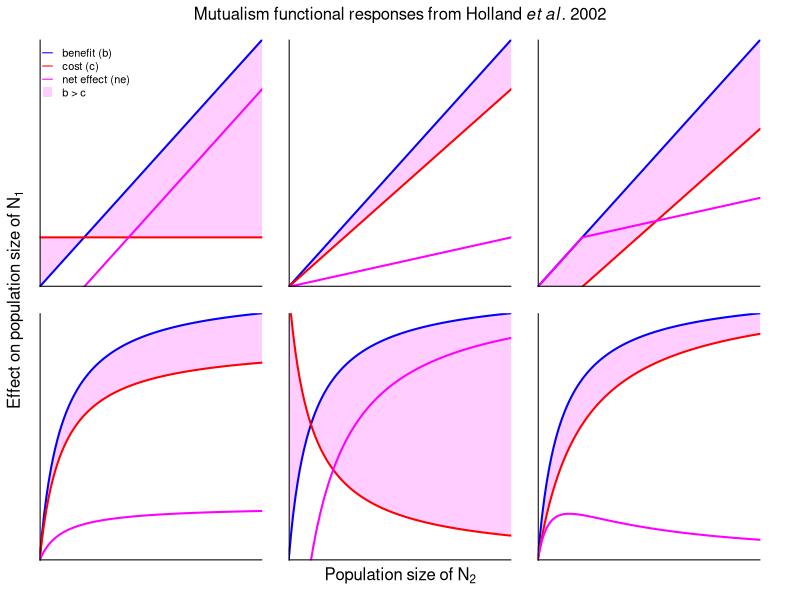

This chart was generated by the following R code:
#paramters
	alpha <- 1
	delta <-  -2
	beta <- -0.8
	epsilon <- 1 #slope of saturating functions
	zeta <- 2 #difference in slopes for the saturating curves

	min <- 0
	max <- 10
	n <- 101

# functions
	linear <- function(N2 , alpha = 0 , beta = 0  , delta = 0){
		N1 <- alpha*N2 - (beta*N2 + delta)
	}

	saturate <- function(N2 , asymptote , slope){
		N1 <- (asymptote*N2)/(slope + N2)
	}

	hyperbolic <- function(N2 , asymptote , slope){
		N1 <- (asymptote)/(slope + N2)
	}


# figure
	setwd("/Users/christophermoore/Desktop/")
	pdf("MutFuncResp.pdf" , width = 6 , height = 4)
	par(mfrow = c(2,3) , mar = rep(1 , 4) , oma = rep(2 , 4)) # to mimic holland et al. 2002
	# A. NE lineraly increase with constant cost
	curve(linear(N2 = x , alpha = alpha) , type = "n" , from = min , to = max , xaxt = "n" , yaxt = "n" , xlab = "" , ylab = "" , lwd = 2 , col = "#0000FF" , yaxs = "i" , xaxs = "i" , frame = F)
	polygon(c(seq(min,max,length.out = n),seq(max,min,length.out = n)) , c(linear(N2 = seq(min,max,length.out = n) , alpha = alpha) , linear(N2 = seq(min,max,length.out = n) , delta = delta)) , col = rgb(255,0,255,50,,255) , lty = 0)
	curve(linear(N2 = x , alpha = alpha) , from = min , to = max , add = T ,  lwd = 2 , col = "#0000FF")
	curve(linear(N2 = x , delta = delta) , from = min , to = max , add = T ,  lwd = 2 , col = "#FF0000")
	curve(linear(N2 = x , alpha = alpha)-linear(N2 = x , delta = delta) , from = min , to = max , xaxt = "n" , yaxt = "n" , xlab = "" , ylab = "" , lwd = 2 , col = "#FF00FF" , add = T)
	abline(v = 0 , h = 0 , col = "#000000" , lwd = 2)
	legend("topleft" , lwd = c(rep(1,3),NA) , pch = c(rep(NA,3),15) , pt.cex = c(1,1,1,2) , col = c("#0000FF" , "#FF0000" , "#FF00FF" , rgb(255,0,255,50,,255)) , legend = c("benefit (b)" , "cost (c)" , "net effect (ne)" , "b > c") , bty = "n" , seg.len = 1)

	# B. NE lineraly increase
	curve(linear(N2 = x , alpha = alpha) , type = "n" , from = min , to = max , xaxt = "n" , yaxt = "n" , xlab = "" , ylab = "" , lwd = 2 , col = "#0000FF" , yaxs = "i" , xaxs = "i" , frame = F)
	polygon(c(seq(min,max,length.out = n),seq(max,min,length.out = n)) , c(linear(N2 = seq(min,max,length.out = n) , alpha = alpha) , linear(N2 = seq(max,min,length.out = n) , beta = beta)) , col = rgb(255,0,255,50,,255) , lty = 0)
	curve(linear(N2 = x , alpha = alpha) , from = min , to = max , add = T ,  lwd = 2 , col = "#0000FF")
	curve(linear(N2 = x , beta = beta) , from = min , to = max , add = T ,  lwd = 2 , col = "#FF0000")
	curve((linear(N2 = x , alpha = alpha)-linear(N2 = x , beta = beta)) , from = min , to = max , lwd = 2 , col = "#FF00FF" , add = T)
	abline(v = 0 , h = 0 , col = "#000000" , lwd = 2)

	# C. NE constant
	curve(linear(N2 = x , alpha = alpha) , type = "n" , from = min , to = max , xaxt = "n" , yaxt = "n" , xlab = "" , ylab = "" , lwd = 2 , col = "#0000FF" , yaxs = "i" , xaxs = "i" , frame = F)
	polygon(c(seq(min,max,length.out = n),seq(max,min,length.out = n)) , c(linear(N2 = seq(min,max,length.out = n) , alpha = alpha) , linear(N2 = seq(max,min,length.out = n) + delta , beta = beta)) , col = rgb(255,0,255,50,,255) , lty = 0)
	curve(linear(N2 = x , alpha = alpha), from = min , to = max , add = T ,  lwd = 2 , col = "#0000FF")
	curve(linear(N2 = x + delta, beta = beta), from = min , to = max , add = T ,  lwd = 2 , col = "#FF0000")
	curve(linear(N2 = x , alpha = alpha)-ifelse(linear(N2 = x + delta, beta = beta) <0 , 0 , linear(N2 = x + delta, beta = beta)) , from = min , to = max , lwd = 2 , col = "#FF00FF" , add = T)
	abline(v = 0 , h = 0 , col = "#000000" , lwd = 2)

	# D. NE saturate
	curve(saturate(N2 = x , asymptote = alpha , slope = epsilon) , type = "n" , from = min , to = max , xaxt = "n" , yaxt = "n" , xlab = "" , ylab = "" , lwd = 2 , col = "#0000FF" , yaxs = "i" , xaxs = "i" , frame = F)
	polygon(c(seq(min,max,length.out=n),seq(max,min,length.out=n)) , c(saturate(N2 = seq(min,max,length.out = n) , asymptote = alpha, slope = epsilon) , saturate(N2 = seq(max,min,length.out = n) , asymptote = -beta, slope = epsilon)) , col = rgb(255,0,255,50,,255) , lty = 0)
	curve(saturate(N2 = x , asymptote = alpha, slope = epsilon) , from = min , to = max , add = T ,  lwd = 2 , col = "#0000FF")
	curve(saturate(N2 = x , asymptote = -beta , slope = epsilon) , from = min , to = max , add = T ,  lwd = 2 , col = "#FF0000")
	curve(saturate(N2 = x , asymptote = alpha , slope = epsilon)-saturate(N2 = x , asymptote = -beta , slope = epsilon) , from = min , to = max , lwd = 2 , col = "#FF00FF" , add = T)
	abline(v = 0 , h = 0 , col = "#000000" , lwd = 2)

	# E. NE saturate + constant
	curve(saturate(N2 = x , asymptote = 1 , slope = epsilon) , type = "n" , from = min , to = max , xaxt = "n" , yaxt = "n" , xlab = "" , ylab = "" , lwd = 2 , col = "#0000FF" , yaxs = "i" , xaxs = "i" , frame = F)
	polygon(c(seq(min,max,length.out = n),seq(max,min,length.out = n)) , c(saturate(N2 = seq(min,max,length.out = n) , asymptote = alpha , slope = epsilon) , hyperbolic(N2 = seq(max,min,length.out = n) , asymptote = 1, slope = epsilon)) , col = rgb(255,0,255,50,,255) , lty = 0)
	curve(saturate(N2 = x, asymptote = 1 , slope = epsilon) , from = min , to = max , add = T ,  lwd = 2 , col = "#0000FF")
	curve(hyperbolic(N2 = x, asymptote = 1 , slope = epsilon) , from = min , to = max , add = T ,  lwd = 2 , col = "#FF0000")
	curve(saturate(N2 = x, asymptote = 1 , slope = epsilon)-hyperbolic(N2 = x, asymptote = 1 , slope = epsilon) , from = min , to = max , lwd = 2 , col = "#FF00FF" , add = T)
	abline(v = 0 , h = 0 , col = "#000000" , lwd = 2)

	# F. NE unimodal
	curve(saturate(N2 = x , asymptote = 1 , slope = epsilon) , type = "n" , from = min , to = max , xaxt = "n" , yaxt = "n" , xlab = "" , ylab = "" , lwd = 2 , col = "#0000FF" , yaxs = "i" , xaxs = "i" , frame = F)
	polygon(c(seq(min,max,length.out = n),seq(max,min,length.out = n)) , c(saturate(N2 = seq(min,max,length.out = n) , asymptote = alpha , slope = epsilon) , saturate(N2 = seq(max,min,length.out = n) , asymptote = 1, slope = epsilon*zeta)) , col = rgb(255,0,255,50,,255) , lty = 0)
	curve(saturate(N2 = x, asymptote = 1 , slope = epsilon) , from = min , to = max , add = T ,  lwd = 2 , col = "#0000FF")
	curve(saturate(N2 = x, asymptote = 1 , slope = epsilon*zeta) , from = min , to = max , add = T ,  lwd = 2 , col = "#FF0000")
	curve(saturate(N2 = x, asymptote = 1 , slope = epsilon)-saturate(N2 = x, asymptote = 1 , slope = epsilon*zeta) , from = min , to = max , lwd = 2 , col = "#FF00FF" , add = T)
	abline(v = 0 , h = 0 , col = "#000000" , lwd = 2)

	# looking pretty
	mtext(expression(Population~size~of~N[2]) , side = 1 , outer = T)
	mtext(expression(Effect~on~population~size~of~N[1]) , side = 2 , outer = T)
	mtext(expression(Mutualism~functional~responses~from~Holland~italic(et~al.)~2002) , side = 3 , outer = T)
	dev.off()
